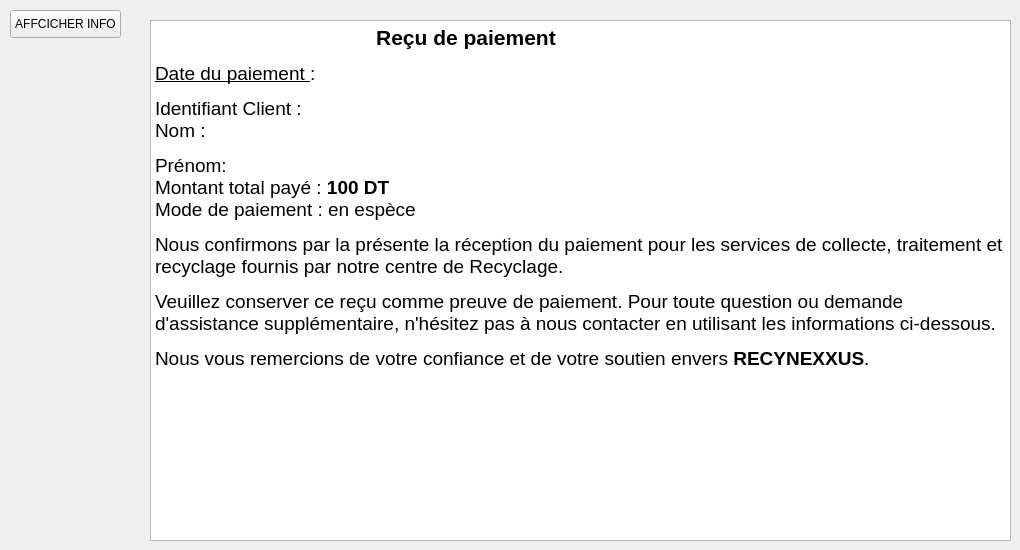
     <widget class="QWidget" name="tab_5">
      <attribute name="title">
       <string>Tab 2</string>
      </attribute>
      <widget class="QPushButton" name="btnRFID">
       <property name="geometry">
        <rect>
         <x>10</x>
         <y>10</y>
         <width>111</width>
         <height>28</height>
        </rect>
       </property>
       <property name="text">
        <string>AFFCICHER INFO</string>
       </property>
      </widget>
      <widget class="QTextEdit" name="textEdit">
       <property name="geometry">
        <rect>
         <x>150</x>
         <y>20</y>
         <width>861</width>
         <height>521</height>
        </rect>
       </property>
       <property name="html">
        <string>&lt;!DOCTYPE HTML PUBLIC &quot;-//W3C//DTD HTML 4.0//EN&quot; &quot;http://www.w3.org/TR/REC-html40/strict.dtd&quot;&gt;
&lt;html&gt;&lt;head&gt;&lt;meta name=&quot;qrichtext&quot; content=&quot;1&quot; /&gt;&lt;style type=&quot;text/css&quot;&gt;
p, li { white-space: pre-wrap; }
&lt;/style&gt;&lt;/head&gt;&lt;body style=&quot; font-family:'MS Shell Dlg 2'; font-size:8.25pt; font-weight:400; font-style:normal;&quot;&gt;
&lt;p style=&quot; margin-top:12px; margin-bottom:12px; margin-left:0px; margin-right:0px; -qt-block-indent:0; text-indent:0px;&quot;&gt;&lt;span style=&quot; font-family:'MS Shell Dlg 2'; font-size:14pt; font-weight:600;&quot;&gt;                                          &lt;/span&gt;&lt;span style=&quot; font-family:'MS Shell Dlg 2'; font-size:16pt; font-weight:600;&quot;&gt;Reçu de paiement&lt;/span&gt;&lt;/p&gt;
&lt;p style=&quot; margin-top:12px; margin-bottom:12px; margin-left:0px; margin-right:0px; -qt-block-indent:0; text-indent:0px;&quot;&gt;&lt;span style=&quot; font-family:'MS Shell Dlg 2'; font-size:14pt; text-decoration: underline;&quot;&gt;Date du paiement &lt;/span&gt;&lt;span style=&quot; font-family:'MS Shell Dlg 2'; font-size:14pt;&quot;&gt;: &lt;/span&gt;&lt;/p&gt;
&lt;p style=&quot; margin-top:12px; margin-bottom:12px; margin-left:0px; margin-right:0px; -qt-block-indent:0; text-indent:0px;&quot;&gt;&lt;span style=&quot; font-family:'MS Shell Dlg 2'; font-size:14pt;&quot;&gt;Identifiant Client :&lt;br /&gt;Nom : &lt;/span&gt;&lt;/p&gt;
&lt;p style=&quot; margin-top:12px; margin-bottom:12px; margin-left:0px; margin-right:0px; -qt-block-indent:0; text-indent:0px;&quot;&gt;&lt;span style=&quot; font-family:'MS Shell Dlg 2'; font-size:14pt;&quot;&gt;Prénom:&lt;br /&gt;Montant total payé : &lt;/span&gt;&lt;span style=&quot; font-family:'MS Shell Dlg 2'; font-size:14pt; font-weight:600;&quot;&gt;100 DT&lt;/span&gt;&lt;span style=&quot; font-family:'MS Shell Dlg 2'; font-size:14pt;&quot;&gt;&lt;br /&gt;Mode de paiement : en espèce&lt;/span&gt;&lt;/p&gt;
&lt;p style=&quot; margin-top:12px; margin-bottom:12px; margin-left:0px; margin-right:0px; -qt-block-indent:0; text-indent:0px;&quot;&gt;&lt;span style=&quot; font-family:'MS Shell Dlg 2'; font-size:14pt;&quot;&gt;Nous confirmons par la présente la réception du paiement pour les services de collecte, traitement et recyclage fournis par notre centre de Recyclage.&lt;/span&gt;&lt;/p&gt;
&lt;p style=&quot; margin-top:12px; margin-bottom:12px; margin-left:0px; margin-right:0px; -qt-block-indent:0; text-indent:0px;&quot;&gt;&lt;span style=&quot; font-family:'MS Shell Dlg 2'; font-size:14pt;&quot;&gt;Veuillez conserver ce reçu comme preuve de paiement. Pour toute question ou demande d'assistance supplémentaire, n'hésitez pas à nous contacter en utilisant les informations ci-dessous.&lt;/span&gt;&lt;/p&gt;
&lt;p style=&quot; margin-top:12px; margin-bottom:12px; margin-left:0px; margin-right:0px; -qt-block-indent:0; text-indent:0px;&quot;&gt;&lt;span style=&quot; font-family:'MS Shell Dlg 2'; font-size:14pt;&quot;&gt;Nous vous remercions de votre confiance et de votre soutien envers &lt;/span&gt;&lt;span style=&quot; font-family:'MS Shell Dlg 2'; font-size:14pt; font-weight:600;&quot;&gt;RECYNEXXUS&lt;/span&gt;&lt;span style=&quot; font-family:'MS Shell Dlg 2'; font-size:14pt;&quot;&gt;.&lt;/span&gt;&lt;/p&gt;&lt;/body&gt;&lt;/html&gt;</string>
       </property>
      </widget>
      <widget class="QLabel" name="label_id">
       <property name="geometry">
        <rect>
         <x>370</x>
         <y>110</y>
         <width>121</width>
         <height>21</height>
        </rect>
       </property>
       <property name="styleSheet">
        <string notr="true">font: 14pt &quot;MS Shell Dlg 2&quot;;</string>
       </property>
       <property name="text">
        <string/>
       </property>
      </widget>
      <widget class="QLabel" name="label_nom">
       <property name="geometry">
        <rect>
         <x>230</x>
         <y>140</y>
         <width>141</width>
         <height>20</height>
        </rect>
       </property>
       <property name="styleSheet">
        <string notr="true">font: 14pt &quot;MS Shell Dlg 2&quot;;</string>
       </property>
       <property name="text">
        <string/>
       </property>
      </widget>
      <widget class="QLabel" name="label_prenom">
       <property name="geometry">
        <rect>
         <x>260</x>
         <y>180</y>
         <width>151</width>
         <height>21</height>
        </rect>
       </property>
       <property name="styleSheet">
        <string notr="true">font: 14pt &quot;MS Shell Dlg 2&quot;;</string>
       </property>
       <property name="text">
        <string/>
       </property>
      </widget>
     </widget>
